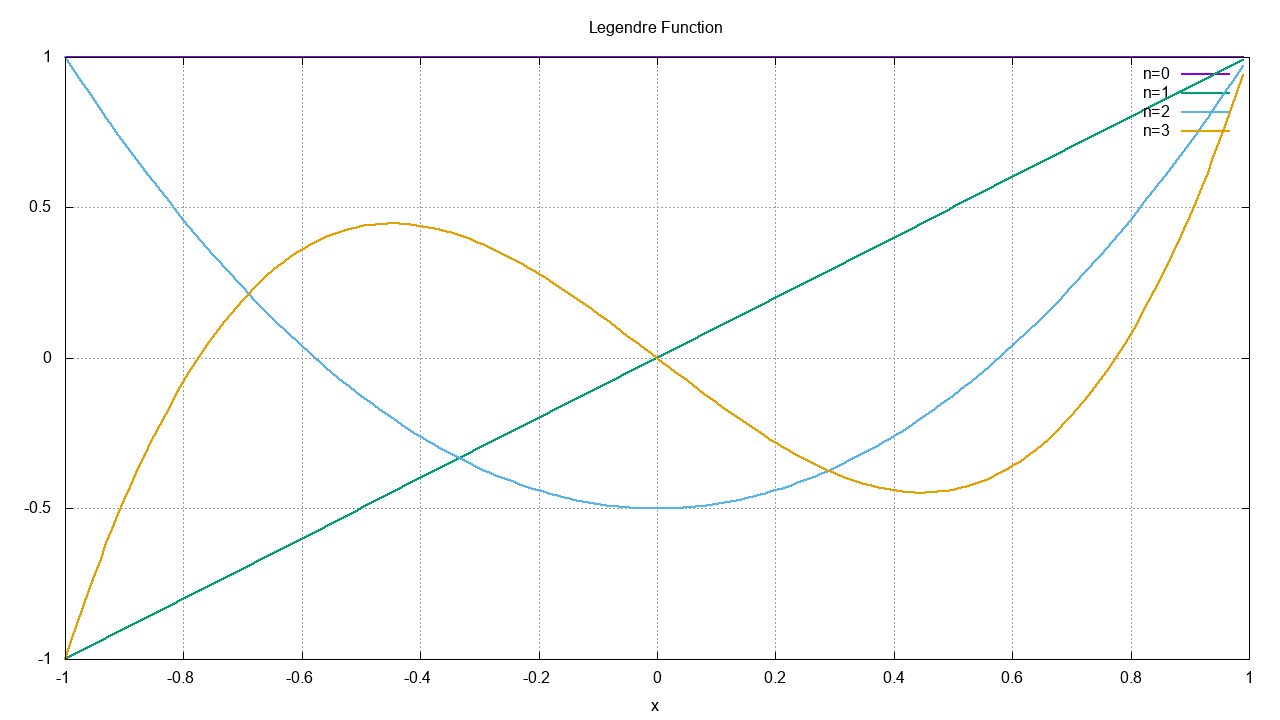

This chart was generated by the following gnuplot code:
set xlabel "x"
set title "Legendre Function"
set grid

set terminal png size 1280,720
set output "Function14.png"
plot "Function14.dat" u 1:(column("n=0")) w l lw 2, "" u 1:(column("n=1")) w l lw 2, "" u 1:(column("n=2")) w l lw 2, "" u 1:(column("n=3")) w l lw 2

set terminal wxt background '#00222222'
plot "Function14.dat" u 1:(column("n=0")) w l lw 2, "" u 1:(column("n=1")) w l lw 2, "" u 1:(column("n=2")) w l lw 2, "" u 1:(column("n=3")) w l lw 2